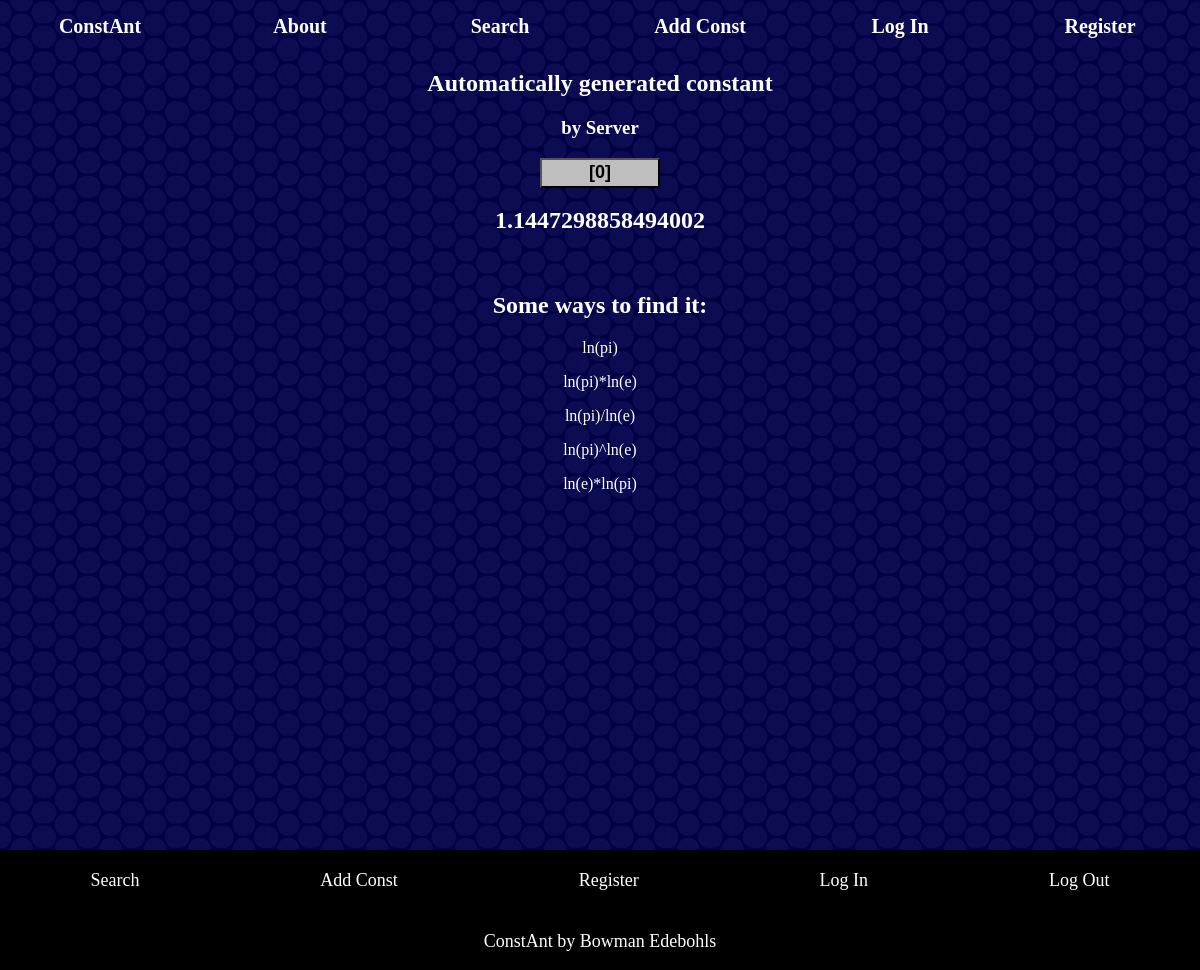
The app's page /viewconst/1 with its own data.
### confind.py (models this page shows, shortened)
class consts(db.Model):
    _id = db.Column(db.Integer, primary_key=True)
    num = db.Column(db.Float)
    shortnum = db.Column(db.String) # for display purposes only :)
    ref = db.Column(db.String(255))
    name = db.Column(db.String(255))
    creator = db.Column(db.Integer)
    notes = db.Column(db.Text)
    date = db.Column(DateTime)
    votes = db.relationship('constvotes', backref='post', lazy='dynamic')

class solves(db.Model):
    _id = db.Column(db.Integer, primary_key=True)
    fid = db.Column(db.Integer) # id of const its attached to
    sol = db.Column(db.String(255)) # equation
    date = db.Column(DateTime, default=datetime.now())

### main.py (the view)
@app.route("/viewconst/<int:id>", methods=['POST', 'GET'])
def viewconst(id: int):
    result = confind.confind(whatid=id)
    if not result:
        flash('No constant with that ID exists!', 'usererror')
        return redirect(request.referrer)
    soldata = confind.solfind(id)
    traits = confind.traitfind(id)
    if not traits:
        print("notrait")
    for trait in traits:
        print(trait.traitname)
    return render_template('viewconst.html', result = result, soldata = soldata, traits = traits)

### confind.py (called while the page is built)
def find_user(userid: int) -> users:
    user = users.query.filter_by(_id = userid).first()
    if user == None:
        return None
    return user

def solfind(whatid:int) -> list[solves]:
    results = solves.query.filter_by(fid = whatid).order_by(func.length(solves.sol)).all()
    return results

def traitfind(whatid: int) -> list[traits]:
    traitlist = traits.query.filter_by(fid=whatid).all()
    return traitlist

    def has_upvoted_post(self, const: consts) -> None:
        return constvotes.query.filter(constvotes.userid == self._id, constvotes.constid == const._id).count() > 0

### main.py (called while the page is built)
@app.context_processor
def inject_user():
    if 'user' in session:
        return dict(
            user = confind.find_user(session['user'])
            )
    else:
        return dict(
            user = confind.find_user(1)
            ) # null user

### templates/viewconst.html (shortened to what this page needs)
{% extends "base.html" %}
{% block body %}
<body>
    <div style="text-align: center">
        <h2>{{ result.name }}</h2>
        <h3>by {{ result.creator }}</h3>
        {% include 'votebase.html' %}
        <br>
        <h2>{{ result.num }}</h2>
        <br>
        <h2>Some ways to find it:</h2>
        {% for solve in soldata %}
            <p>{{ solve.sol }}</p>
        {% endfor %}
        <br>
        <br>
        <br>
    </div>
</body>
{% endblock %}

### templates/base.html (shortened to what this page needs)
<header style="text-align: center;">
    <link rel="stylesheet" type="text/css" href="../static/styles.css" />
    <div class="navbar">
        <div class="pageoption">
            <a href="/">ConstAnt</a>
        </div>
        <div class="pageoption">
            <a href="/about">About</a>
        </div>
        <div class="pageoption">
            <a href="/">Search</a>
        </div>
        <div class="pageoption">
            <a href="/newconst">Add Const</a>
        </div>
        {% if "user" in session %}
        <div class="pageoption">
            <a href="/logout">Log Out</a>
        </div>
        <span style="font-size: medium;">Logged in as {{ user.name }} </span>
        {% else %}
        <div class="pageoption">
            <a href="/login">Log In</a>
        </div>
        <div class="pageoption">
            <a href="/register">Register</a>
        </div>
        {% endif %}
    </div>
</header>
<main>
    {% block body %}{% endblock %}
</main>
<footer>
    <div class="lvlone">
        <div class="spread"><a href="/">Search</a></div>
        <div class="spread"><a href="newconst">Add Const</a></div>
        <div class="spread"><a href="register">Register</a></div>
        <div class="spread"><a href="login">Log In</a></div>
        <div class="spread"><a href="logout">Log Out</a></div>
    </div>
    <div class="spread"><a href="https://www.bowmanedebohls.com">ConstAnt by Bowman Edebohls</a></div>
</footer>

### templates/votebase.html (shortened to what this page needs)
{% if user.has_upvoted_post(result) %}
    <button onclick="voteOnPost()" id="{{result._id}}" class="votebutton voted_button"> [{{result.votes.count()}}] </button>
{% else %}
    <button onclick="voteOnPost()" id="{{result._id}}" class="votebutton unvoted_button"> [{{result.votes.count()}}] </button>
{% endif %}

### static/styles.css (style rules this page uses)
body { font-family: Latexy; color: white; background-color: #141414; background-image: url('images/circlesbg.webp'); min-height: 100vh; margin: 0; }
a { text-decoration: none; color:inherit; }
.navbar { background-color: transparent; color: #ffffff; width: 100%; display: flex; justify-content: space-evenly; padding-top: 5px; }
.navbar .pageoption { position: relative; height: 25px; width: 100%; margin: 10px; font-size: 20px; font-weight: bolder; border-radius: 0px; border-width: 4px; border-color:rgb(4, 136, 213); }
.navbar a { position: absolute; top: 0; left: 0; width: 100%; height: 100%; z-index: 1; }
.votebutton { width: 10%; height: 30px; float: auto; font-size: large; font-weight: bold; }
.unvoted_button { background-color: rgb(190, 190, 190); }
body { display: flex; flex-direction: column; }
main { min-height: 100vh; }
footer { height: 80px; background-color: black; text-align: center; padding-top: 20px; padding-bottom: 20px; width: 100%; flex:1; }
footer .lvlone { display: flex; justify-content:space-around; padding-bottom: 40px; }
footer .spread { display: block; font-size: 18px; color: white; }

### records on screen
consts: name "Automatically generated constant", creator "Server", num "1.1447298858494002"
solves: sol "ln(pi)"
solves: sol "ln(pi)*ln(e)"
solves: sol "ln(pi)/ln(e)"
solves: sol "ln(pi)^ln(e)"
solves: sol "ln(e)*ln(pi)"

### other values on screen
{{ result.votes.count() }} "0"
